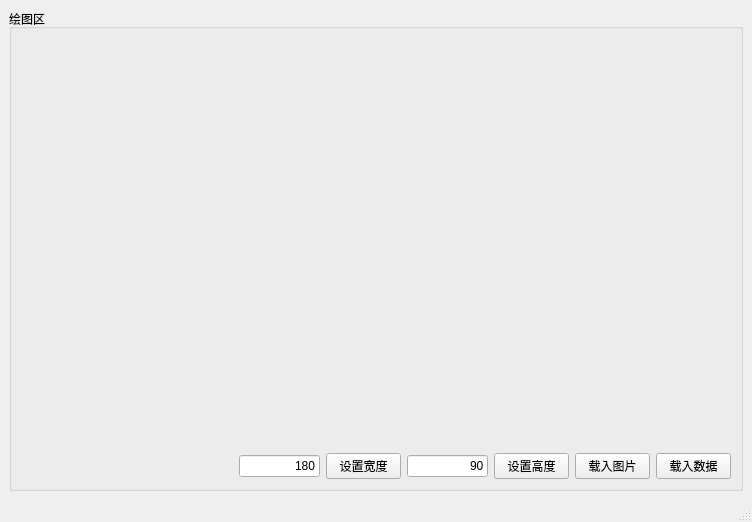
<?xml version="1.0" encoding="UTF-8"?>
<ui version="4.0">
 <class>MainWindow</class>
 <widget class="QMainWindow" name="MainWindow">
  <property name="geometry">
   <rect>
    <x>0</x>
    <y>0</y>
    <width>748</width>
    <height>522</height>
   </rect>
  </property>
  <property name="windowTitle">
   <string>MainWindow</string>
  </property>
  <widget class="QWidget" name="centralwidget">
   <layout class="QGridLayout" name="gridLayout_2">
    <item row="0" column="0">
     <widget class="QGroupBox" name="GB_View">
      <property name="title">
       <string>绘图区</string>
      </property>
      <layout class="QGridLayout" name="gridLayout">
       <item row="0" column="0" colspan="7">
        <widget class="QCustomPlot" name="QCPlot" native="true">
         <property name="minimumSize">
          <size>
           <width>710</width>
           <height>401</height>
          </size>
         </property>
        </widget>
       </item>
       <item row="1" column="0">
        <spacer name="horizontalSpacer">
         <property name="orientation">
          <enum>Qt::Horizontal</enum>
         </property>
         <property name="sizeHint" stdset="0">
          <size>
           <width>535</width>
           <height>20</height>
          </size>
         </property>
        </spacer>
       </item>
       <item row="1" column="1">
        <widget class="QLineEdit" name="LE_Width">
         <property name="minimumSize">
          <size>
           <width>81</width>
           <height>0</height>
          </size>
         </property>
         <property name="maximumSize">
          <size>
           <width>81</width>
           <height>16777215</height>
          </size>
         </property>
         <property name="text">
          <string>180</string>
         </property>
         <property name="alignment">
          <set>Qt::AlignRight|Qt::AlignTrailing|Qt::AlignVCenter</set>
         </property>
        </widget>
       </item>
       <item row="1" column="2">
        <widget class="QPushButton" name="Btn_SetWidth">
         <property name="minimumSize">
          <size>
           <width>75</width>
           <height>0</height>
          </size>
         </property>
         <property name="toolTip">
          <string>&lt;html&gt;&lt;head/&gt;&lt;body&gt;&lt;p&gt;将当前的曲线图保存至PDF文件&lt;/p&gt;&lt;/body&gt;&lt;/html&gt;</string>
         </property>
         <property name="text">
          <string>设置宽度</string>
         </property>
        </widget>
       </item>
       <item row="1" column="3">
        <widget class="QLineEdit" name="LE_Height">
         <property name="minimumSize">
          <size>
           <width>81</width>
           <height>0</height>
          </size>
         </property>
         <property name="maximumSize">
          <size>
           <width>81</width>
           <height>16777215</height>
          </size>
         </property>
         <property name="text">
          <string>90</string>
         </property>
         <property name="alignment">
          <set>Qt::AlignRight|Qt::AlignTrailing|Qt::AlignVCenter</set>
         </property>
        </widget>
       </item>
       <item row="1" column="4">
        <widget class="QPushButton" name="Btn_SetHeight">
         <property name="minimumSize">
          <size>
           <width>75</width>
           <height>0</height>
          </size>
         </property>
         <property name="toolTip">
          <string>&lt;html&gt;&lt;head/&gt;&lt;body&gt;&lt;p&gt;将当前的曲线图保存至PDF文件&lt;/p&gt;&lt;/body&gt;&lt;/html&gt;</string>
         </property>
         <property name="text">
          <string>设置高度</string>
         </property>
        </widget>
       </item>
       <item row="1" column="5">
        <widget class="QPushButton" name="Btn_OpenImg">
         <property name="minimumSize">
          <size>
           <width>75</width>
           <height>0</height>
          </size>
         </property>
         <property name="toolTip">
          <string>&lt;html&gt;&lt;head/&gt;&lt;body&gt;&lt;p&gt;将当前的曲线图保存至PDF文件&lt;/p&gt;&lt;/body&gt;&lt;/html&gt;</string>
         </property>
         <property name="text">
          <string>载入图片</string>
         </property>
        </widget>
       </item>
       <item row="1" column="6">
        <widget class="QPushButton" name="Btn_LoadData">
         <property name="minimumSize">
          <size>
           <width>75</width>
           <height>0</height>
          </size>
         </property>
         <property name="toolTip">
          <string>&lt;html&gt;&lt;head/&gt;&lt;body&gt;&lt;p&gt;将当前的绘图数据保存成txt文本&lt;/p&gt;&lt;/body&gt;&lt;/html&gt;</string>
         </property>
         <property name="text">
          <string>载入数据</string>
         </property>
        </widget>
       </item>
      </layout>
     </widget>
    </item>
   </layout>
  </widget>
  <widget class="QMenuBar" name="menubar">
   <property name="geometry">
    <rect>
     <x>0</x>
     <y>0</y>
     <width>748</width>
     <height>22</height>
    </rect>
   </property>
  </widget>
  <widget class="QStatusBar" name="statusbar"/>
 </widget>
 <customwidgets>
  <customwidget>
   <class>QCustomPlot</class>
   <extends>QWidget</extends>
   <header location="global">qcustomplot/qcustomplot.h</header>
   <container>1</container>
  </customwidget>
 </customwidgets>
 <resources/>
 <connections/>
</ui>
